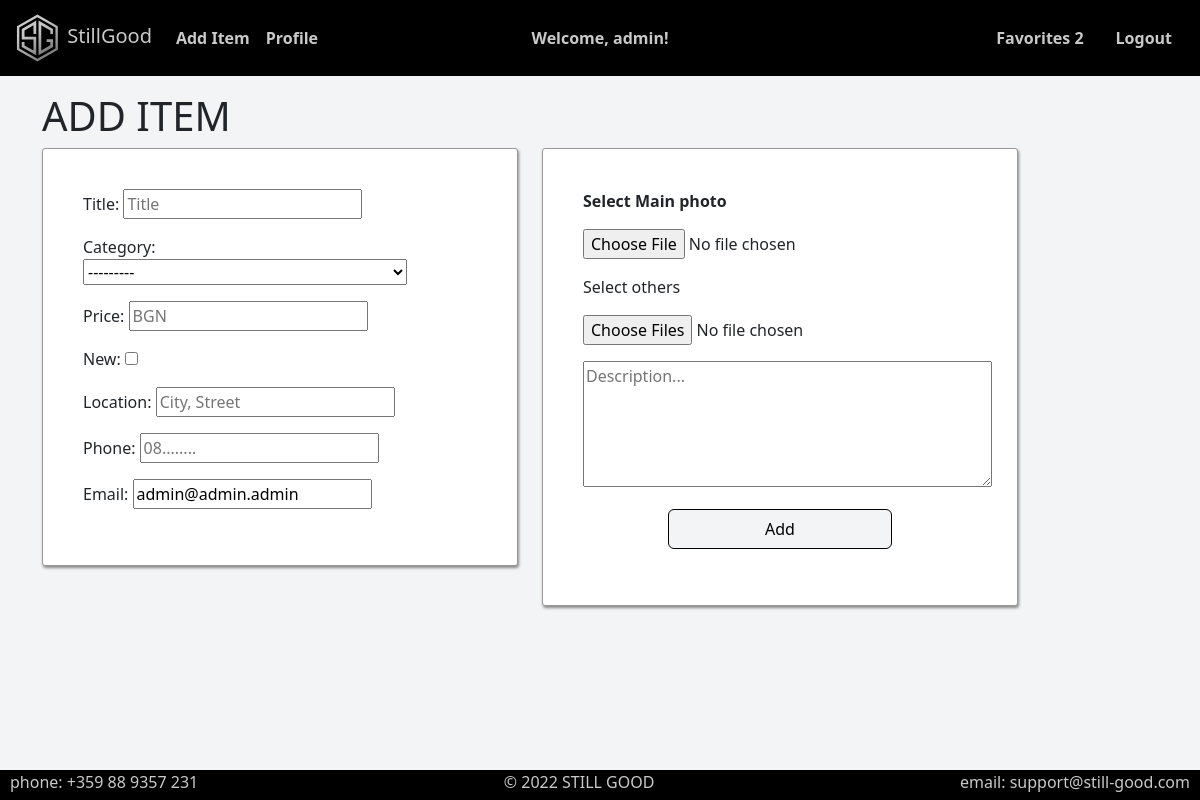
/item/add/ (signed in), run on the app's committed database.
### project_1/users/models.py (models this page shows, shortened)
class AppUser(auth_models.AbstractUser):
    MIN_LEN_FIRST_NAME = 2
    MAX_LEN_FIRST_NAME = 30
    MIN_LEN_LAST_NAME = 2
    MAX_LEN_LAST_NAME = 30
    MAX_LEN_LOCATION = 45
    MIN_LEN_LOCATION = 3
    personal_photo = models.ImageField(
        upload_to='users_photos',
        blank=False,
        default='defaults/no-user-photo.png',
    )
    first_name = models.CharField(
        max_length=MAX_LEN_FIRST_NAME,
        validators=(
            validators.MinLengthValidator(MIN_LEN_FIRST_NAME),
            validate_personal_names,
        ),
        blank=True,
    )
    last_name = models.CharField(
        max_length=MAX_LEN_LAST_NAME,
        validators=(
            validators.MinLengthValidator(MIN_LEN_LAST_NAME),
            validate_personal_names,
        ),
        blank=True,
    )
    gender = models.CharField(
        choices=Genders.choices(),
        max_length=Genders.max_len(),
        blank=True,
    )
    phone = models.CharField(
        max_length=10,
        validators=(validate_phone,),
        blank=True,
    )
    location = models.CharField(
        max_length=MAX_LEN_LOCATION,
        validators=(
            validators.MinLengthValidator(MIN_LEN_LOCATION),
            validate_location),
        blank=True,
    )
    email = models.EmailField(unique=True, blank=False, )
    class Meta:
        ordering = ['pk']

### project_1/items/views.py (the view, shortened to what this page needs)
# urls.py: path('add/', login_required(views.item_add_view), name='item add'),
def item_add_view(request):
    form = ItemAddForm(instance=request.user)
    context = {'form': form}
    return render(request, template_name='items/item-add.html', context=context)

### project_1/items/forms.py
class ItemAddForm(ItemBaseForm):
    pass

### project_1/items/models.py (called while the page is built)
    def __str__(self):
        full_path = [self.title]
        current_parent = self.parent
        while current_parent is not None:
            full_path.append(current_parent.title)
            current_parent = current_parent.parent
        return '/'.join(full_path[::-1])

### project_1/users/templatetags/custom_filters.py (called while the page is built)
@register.filter
def placeholder(field, text):
    field.field.widget.attrs['placeholder'] = text
    return field

### templates/items/item-add.html (shortened to what this page needs)
{% extends 'base.html' %}
{% block content %}
    {% load custom_filters %}
    <form id="c-itemadd" method="post" action="{% url 'item add' %}" enctype="multipart/form-data">
        <div class="container container-fluid form-group">
        <h1 >ADD ITEM</h1>
            <div class="row">
                <div class="col-lg-6 item-add">
                    <div class="box box-itemadd">
                        <p>
                            Title:
                            {{ form.title|placeholder:'Title'}}
                        </p>
                        <p>
                            Category:
                            {{ form.category}}
                        </p>
                        <p>
                            Price:
                            {{ form.price|placeholder:'BGN'}}
                        </p>
                        <p>
                            New:
                            {{ form.is_new}}
                        </p>
                        <p>
                            Location:
                            {{ form.location|placeholder:'City, Street'}}
                        </p>
                        <p>
                            Phone:
                            {{ form.phone|placeholder:'08........'}}
                        </p>
                        <p>
                            Email:
                            {{ form.email|placeholder:'some@email.com'}}
                        </p>
                    </div>
                </div>
                <div class="col-lg-6 item-add" >
                    <div class="box box-itemadd">
                        <p style="font-weight: bold;">Select Main photo</p>
                        {{ form.image_main }}
                        <p>Select others</p>
                        <input type="file" name="images" multiple>
                        <p>
                            {{ form.description|placeholder:'Description...'}}
                        </p>
                        <div class="d-grid gap-2 d-md-flex justify-content-md-center">
                            <button type="submit" class="btn btn-add">Add</button>
                        </div>
                    </div>
                </div>
            </div>
        </div>
    </form>
{% endblock %}

### templates/base.html (shortened to what this page needs)
{% load static %}
<!doctype html>
<html lang="en">
<head>
    <link rel="stylesheet" href="{% static 'css/all-styles.css' %}">
</head>
<body style="background-color: #F2F4F5">
<nav class="navbar bg-black navbar-expand-lg">
    <div class="container-fluid">
        <a class="navbar-brand" href="{% url 'home page' %}">
            <img src="{% static "images/sg-logo.svg" %}" alt="logo" class="d-inline-block align-text-center"
                 height="50" width="50">
            StillGood
        </a>
        <div class="collapse navbar-collapse" id="navbarScroll">
            <ul class="navbar-nav me-auto my-2 my-lg-0 navbar-nav-scroll" style="--bs-scroll-height: 100px;">
                <li class="nav-item">
                    <a class="nav-link" href="{% url 'item add' %}">Add Item</a>
                </li>
                {% if not request.user.is_authenticated %}
                    <li class="nav-item">
                        <a class="nav-link" href="{% url 'user register' %}">Register</a>
                    </li>
                    <li class="nav-item">
                        <a class="nav-link" href="{% url 'user login' %}">Login</a>
                    </li>
                    <li class="nav-item welcome position-absolute top-50 start-50 translate-middle">
                        Welcome!
                    </li>
                {% else %}
                    <li class="nav-item">
                        <a class="nav-link" href="{% url 'user details' pk=request.user.pk %}">Profile</a>
                    </li>
                    <li class="nav-item welcome position-absolute top-50 start-50 translate-middle">
                        Welcome, {{ request.user.username }}!
                    </li>
                {% endif %}
            </ul>
            {% if request.user.is_authenticated %}
                <ul class="nav justify-content-end">
                    <li class="nav-item float-left">
                        <a class="nav-link" href="{% url 'list favourite items' username=request.user.username %}">
                            Favorites {{ request.user.favourite_set.all.count }}
                        </a>
                    </li>
                    <li class="nav-item">
                        <a class="nav-link" href="{% url 'user logout' %}">Logout</a>
                    </li>
                </ul>
            {% endif %}
        </div>
    </div>
</nav>
<main>
    {% block content %}
    {% endblock %}
</main>
<footer style="text-align: center">
    © 2022 STILL GOOD
    <span style="float: left"> phone: +359 88 9357 231</span>
    <span style="float: right">email: support@still-good.com </span>
</footer>
</body>
</html>

### static/css/body-nav-foot.css (style rules this page uses)
body { min-height: 100vh; display: flex; flex-direction: column; }
main { margin-top: 1rem; margin-bottom: 1rem; }
.navbar-brand { color: var(--my_silver); }
.nav-link { color: var(--my_silver); border-radius: 3px; }
.nav-item { color: var(--my_silver); font-weight: bold; }
footer { background: black; width: 100%; height: 30px; color: #C9C9C9; margin-top: auto; }
footer span { margin-left: 10px; margin-right: 10px; }
.welcome { color: var(--my_silver); }

### static/css/buttons.css (style rules this page uses)
.btn { background-color: var(--my_body_color); color: black; padding: 7px 14px; font-size: 16px; cursor: pointer; border-color: black; }
.btn-edit, .btn-add { padding-left: 6rem; padding-right: 6rem; margin-bottom: 1rem; }

### static/css/rest.css (style rules this page uses)
[type=file] { padding-bottom: 1rem; }
.box { background-color: white; display: block; box-shadow: 1px 2px 3px #888888; border: 1px solid rgb(156, 152, 152); border-radius: 3px; }
.box-itemadd { padding: 40px; margin-bottom: 15px; }
.item-add { width: 500px !important; }

### data on the page
AppUser: user.username "admin", user.favourite_set.all.count "2", email "admin@admin.admin"
